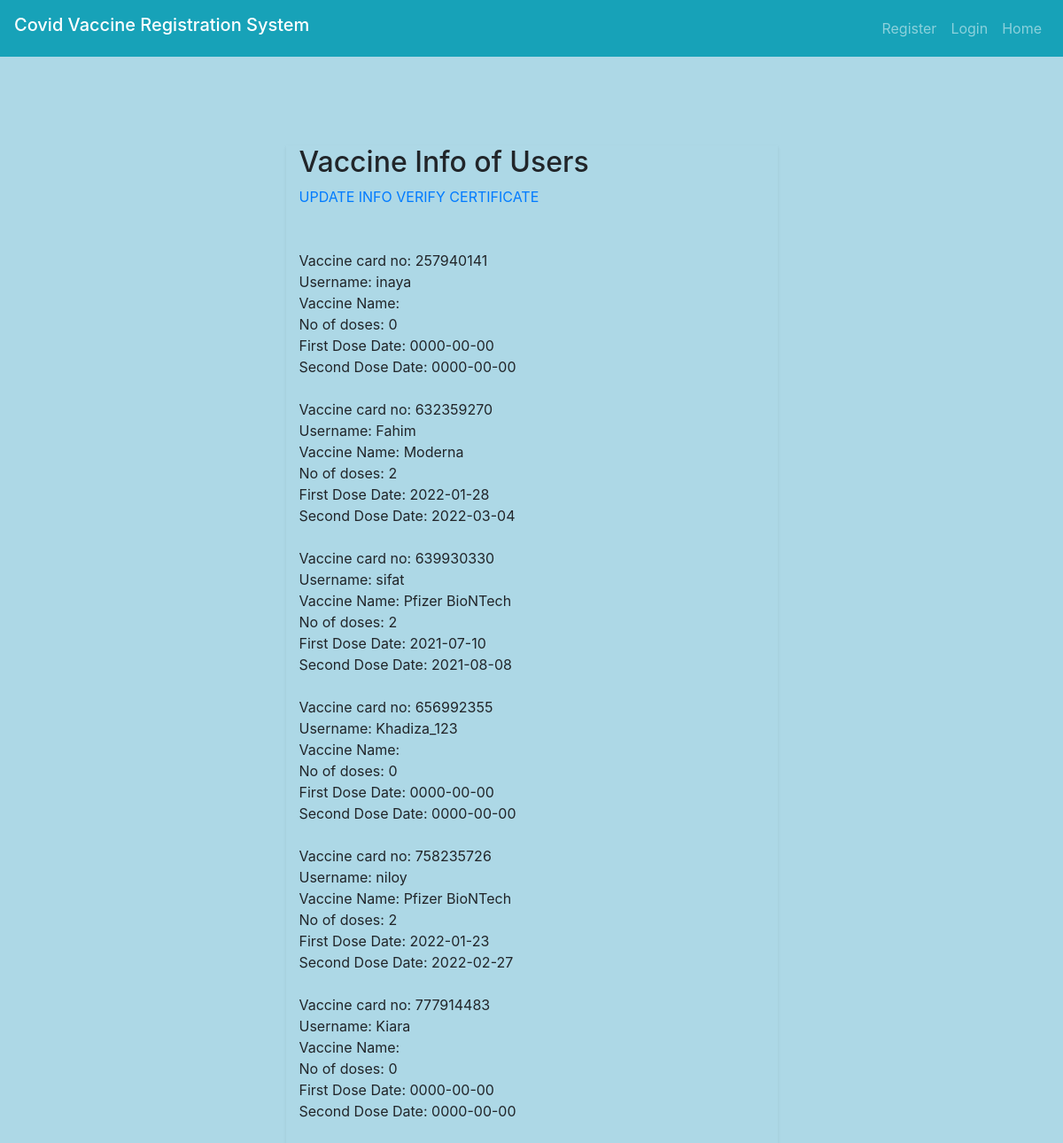
/vaccineinfo.php, run on the app's committed database.
### tables this page shows
CREATE TABLE `vaccine_info` (
  `Vaccine_card_no` int(12) NOT NULL,
  `No_of_doses` int(1) DEFAULT 0,
  `First_Dose_Date` date DEFAULT NULL,
  `Second_Dose_Date` date DEFAULT NULL,
  `Vaccine_Name` varchar(50) DEFAULT '',
  `Unq_username` varchar(50) NOT NULL,
  `Has` varchar(50) NOT NULL
);

### vaccineinfo.php (the view, shortened to what this page needs)
<!DOCTYPE html>
<html>
<head>
	<body style='background-color: #ADD8E6'>
</head>
<body>
	<?php include("includes/header.php"); ?>
    <div class="container">
      <div class="col-md-12">
        <div class="row d-flex justify-content-center">
          <div class="col-md-6 shadow-sm" style="margin-top:100px;">
            <form>
              <h2>Vaccine Info of Users</h2>
              <a href="search.php">UPDATE INFO</a>
              <a href="uservaccineupdate.php">VERIFY CERTIFICATE</a><br><br>
              <br>
              <?php
              include("includes/connection.php");
              $query_run = mysqli_query($connect, "SELECT * FROM vaccine_info ");
              while($data = mysqli_fetch_array($query_run))
              {
              ?>
                <?php echo "Vaccine card no:"; ?>
                <?php echo $data['Vaccine_card_no']; ?></br>
                <?php echo "Username:"; ?>
                <?php echo $data['Unq_username']; ?></br>
                <?php echo "Vaccine Name:"; ?>
                <?php echo $data['Vaccine_Name']; ?></br>
                <?php echo "No of doses:"; ?>
                <?php echo $data['No_of_doses']; ?></br>
                <?php echo "First Dose Date:"; ?>
                <?php echo $data['First_Dose_Date']; ?></br>
                <?php echo "Second Dose Date:"; ?>
                <?php echo $data['Second_Dose_Date']; ?></br>
              <?php
              }
              ?>
            </form>
          </div>
        </div>
      </div>
    </div>
</body>
</html>

### data on the page
vaccine_info: Vaccine_card_no "257940141", Unq_username "inaya", No_of_doses "0", First_Dose_Date "0000-00-00", Second_Dose_Date "0000-00-00"
vaccine_info: Vaccine_card_no "632359270", Unq_username "Fahim", Vaccine_Name "Moderna", No_of_doses "2", First_Dose_Date "2022-01-28", Second_Dose_Date "2022-03-04"
vaccine_info: Vaccine_card_no "639930330", Unq_username "sifat", Vaccine_Name "Pfizer BioNTech", No_of_doses "2", First_Dose_Date "2021-07-10", Second_Dose_Date "2021-08-08"
vaccine_info: Vaccine_card_no "656992355", Unq_username "Khadiza_123", No_of_doses "0", First_Dose_Date "0000-00-00", Second_Dose_Date "0000-00-00"
vaccine_info: Vaccine_card_no "758235726", Unq_username "niloy", Vaccine_Name "Pfizer BioNTech", No_of_doses "2", First_Dose_Date "2022-01-23", Second_Dose_Date "2022-02-27"
vaccine_info: Vaccine_card_no "777914483", Unq_username "Kiara", No_of_doses "0", First_Dose_Date "0000-00-00", Second_Dose_Date "0000-00-00"
